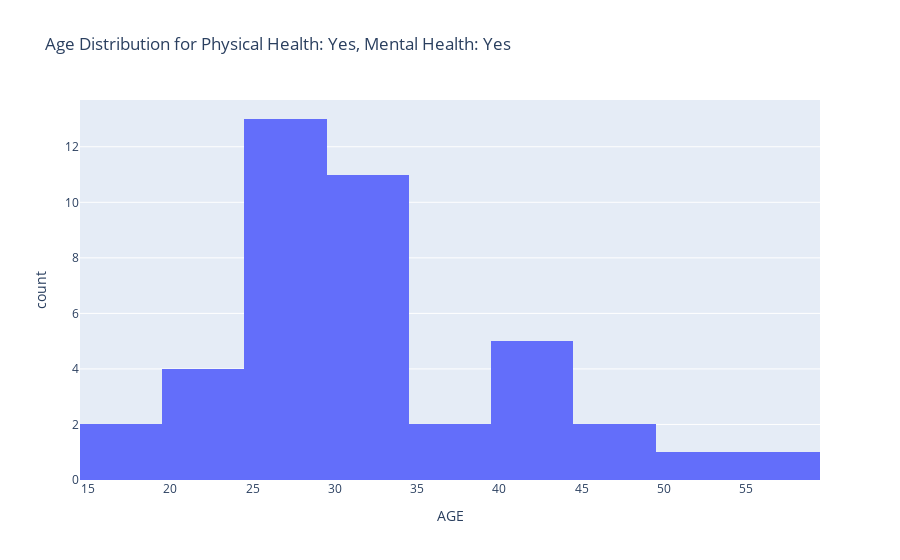
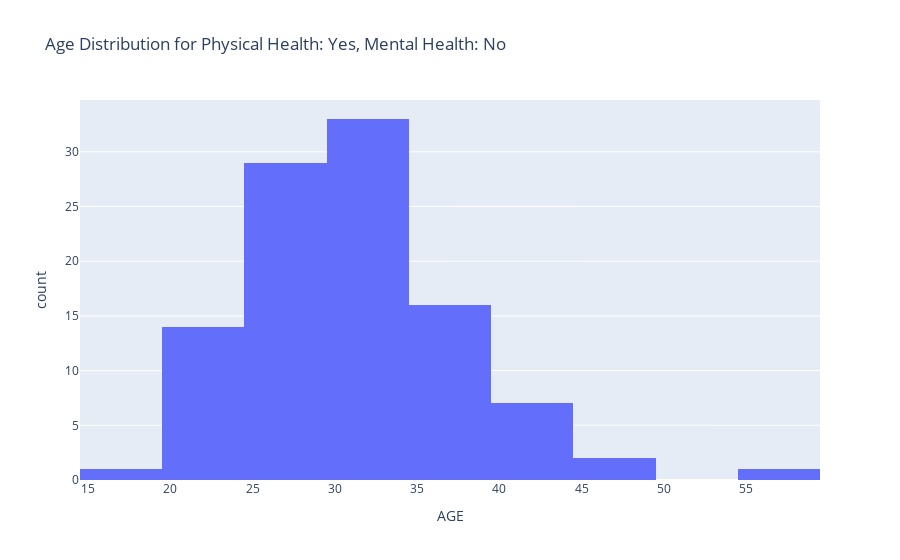
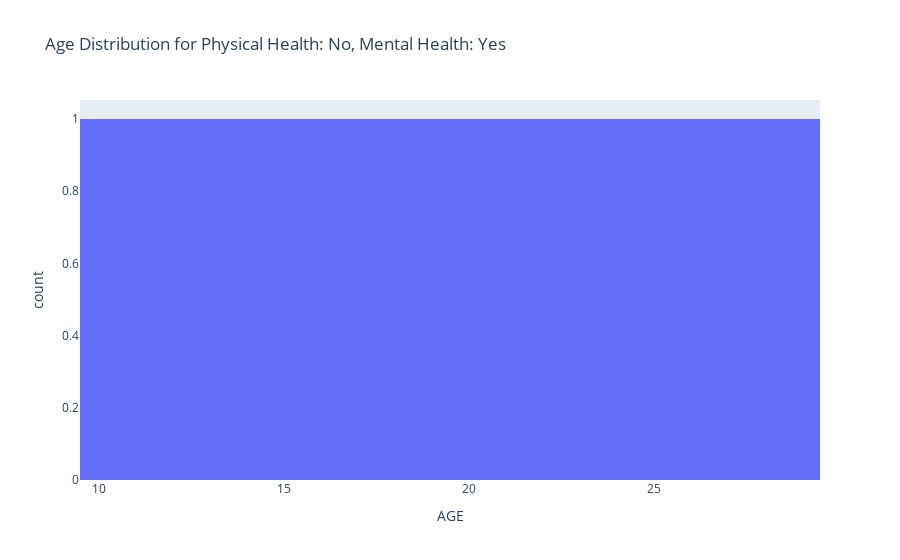

Notebook code for these charts, in order:
### Code cell
# Create separate histograms for each combination of Physical health and Mental health
for phy_health in ["Yes", "No"]:
    for men_health in ["Yes", "No"]:
        filtered_df = df[(df["PHYSICAL_HEALTH_AFFECT"] == phy_health) & (df["MENTAL_HEALTH_AFFECT"] == men_health)]
        fig = px.histogram(filtered_df, x="AGE", title=f"Age Distribution for Physical Health: {phy_health}, Mental Health: {men_health}")
        fig.show()

### Figure 1 — Plotly figure (JSON) as saved in the notebook; plotly's stock layout.template omitted (floating-point values rounded to 4 significant figures)
{"data": [{"alignmentgroup": "True", "bingroup": "x", "hovertemplate": "AGE=%{x}<br>count=%{y}<extra></extra>", "legendgroup": "", "marker": {"color": "#636efa", "pattern": {"shape": ""}}, "name": "", "offsetgroup": "", "orientation": "v", "showlegend": false, "type": "histogram", "x": [18, 18, 23, 23, 24, 24, 25, 25, 25, 26, 26, 27, 27, 27, 28, 28, 28, 29, 29, 31, 31, 32, 32, 32, 32, 33, 33, 33, 33, 33, 36, 38, 40, 41, 41, 43, 43, 45, 46, 54, 56], "xaxis": "x", "yaxis": "y"}], "layout": {"barmode": "relative", "legend": {"tracegroupgap": 0}, "title": {"text": "Age Distribution for Physical Health: Yes, Mental Health: Yes"}, "xaxis": {"anchor": "y", "domain": [0, 1], "title": {"text": "AGE"}}, "yaxis": {"anchor": "x", "domain": [0, 1], "title": {"text": "count"}}}}

### Figure 2 — Plotly figure (JSON) as saved in the notebook; plotly's stock layout.template omitted (floating-point values rounded to 4 significant figures)
{"data": [{"alignmentgroup": "True", "bingroup": "x", "hovertemplate": "AGE=%{x}<br>count=%{y}<extra></extra>", "legendgroup": "", "marker": {"color": "#636efa", "pattern": {"shape": ""}}, "name": "", "offsetgroup": "", "orientation": "v", "showlegend": false, "type": "histogram", "x": [19, 21, 21, 22, 22, 22, 23, 23, 23, 23, 23, 24, 24, 24, 24, 25, 25, 25, 25, 25, 25, 25, 26, 26, 27, 27, 27, 27, 27, 27, 27, 27, 28, 28, 28, 28, 28, 29, 29, 29, 29, 29, 29, 29, 30, 30, 30, 30, 30, 30, 31, 31, 31, 31, 31, 32, 32, 32, 32, 32, 32, 32, 32, 32, 32, 32, 32, 33, 33, 33, 33, 33, 34, 34, 34, 34, 34, 35, 35, 35, 35, 36, 36, 36, 37, 37, 37, 37, 37, 37, 38, 39, 39, 40, 41, 41, 42, 42, 43, 43, 46, 47, 58], "xaxis": "x", "yaxis": "y"}], "layout": {"barmode": "relative", "legend": {"tracegroupgap": 0}, "title": {"text": "Age Distribution for Physical Health: Yes, Mental Health: No"}, "xaxis": {"anchor": "y", "domain": [0, 1], "title": {"text": "AGE"}}, "yaxis": {"anchor": "x", "domain": [0, 1], "title": {"text": "count"}}}}

### Figure 3 — Plotly figure (JSON) as saved in the notebook; plotly's stock layout.template omitted (floating-point values rounded to 4 significant figures)
{"data": [{"alignmentgroup": "True", "bingroup": "x", "hovertemplate": "AGE=%{x}<br>count=%{y}<extra></extra>", "legendgroup": "", "marker": {"color": "#636efa", "pattern": {"shape": ""}}, "name": "", "offsetgroup": "", "orientation": "v", "showlegend": false, "type": "histogram", "x": [19, 28], "xaxis": "x", "yaxis": "y"}], "layout": {"barmode": "relative", "legend": {"tracegroupgap": 0}, "title": {"text": "Age Distribution for Physical Health: No, Mental Health: Yes"}, "xaxis": {"anchor": "y", "domain": [0, 1], "title": {"text": "AGE"}}, "yaxis": {"anchor": "x", "domain": [0, 1], "title": {"text": "count"}}}}
